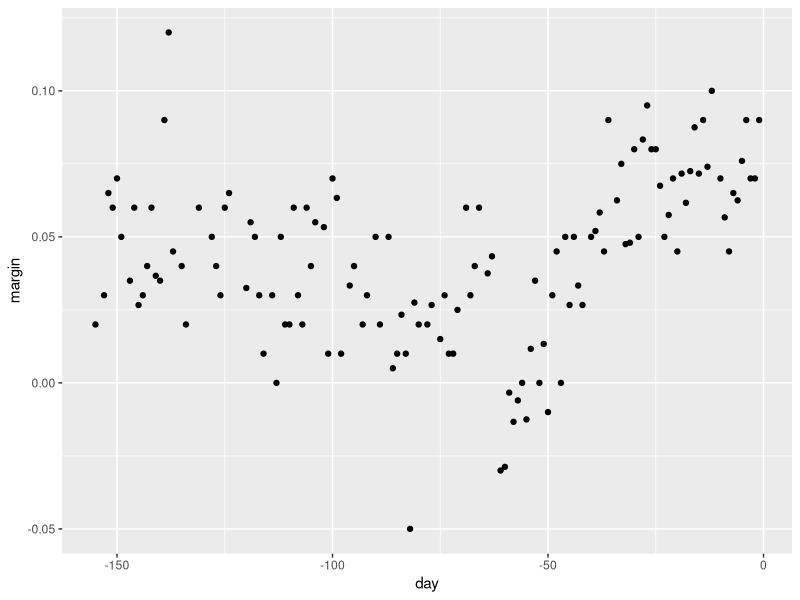
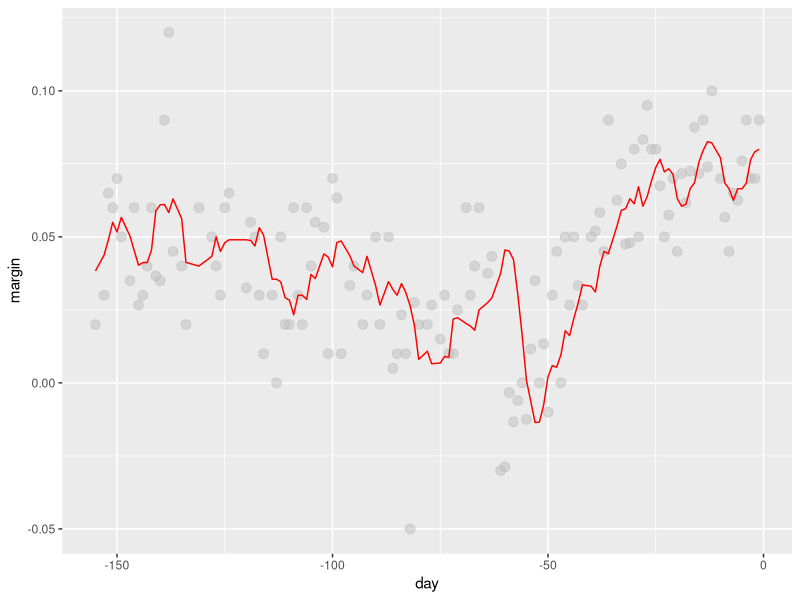
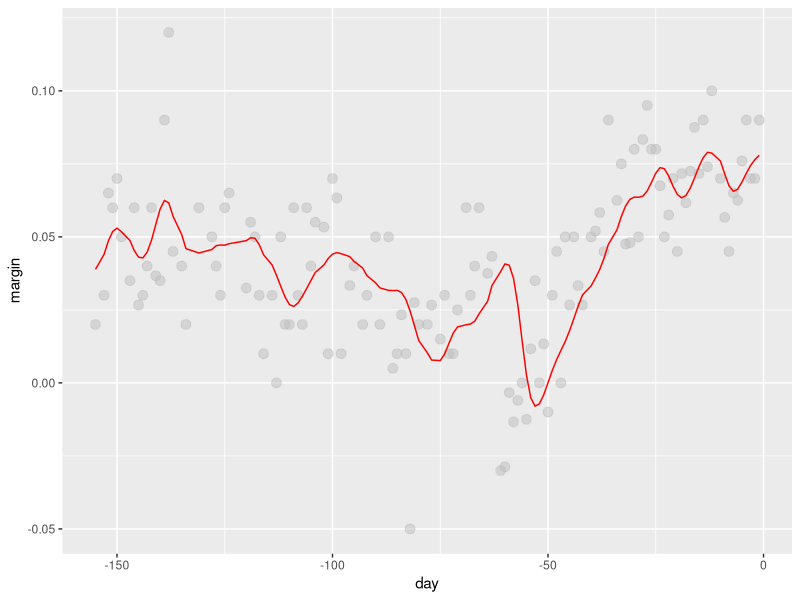
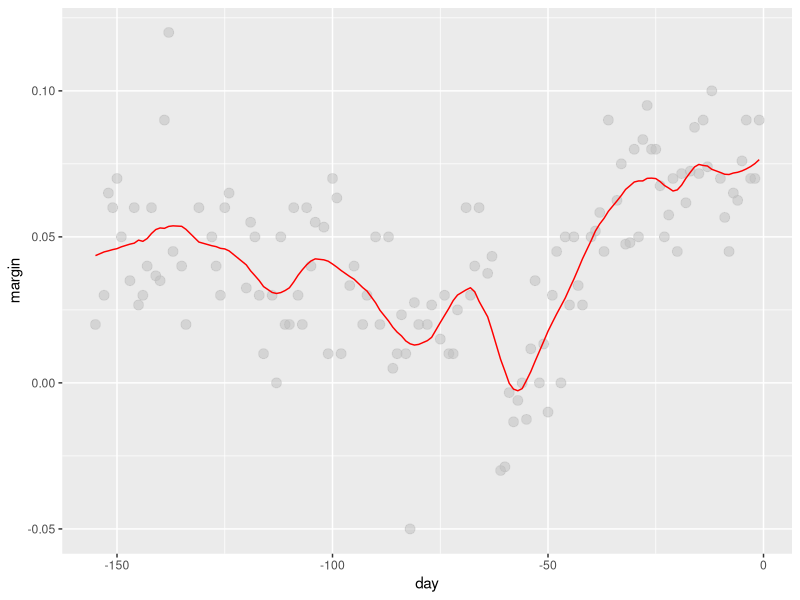
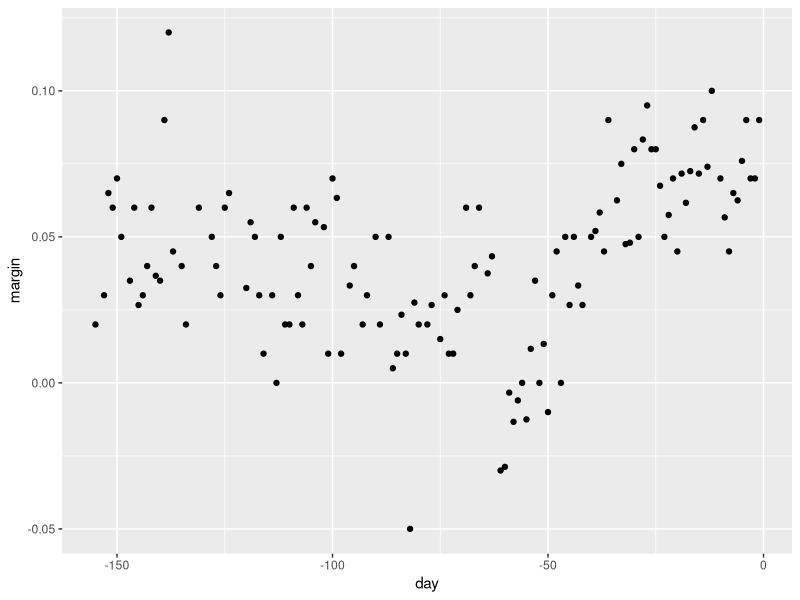
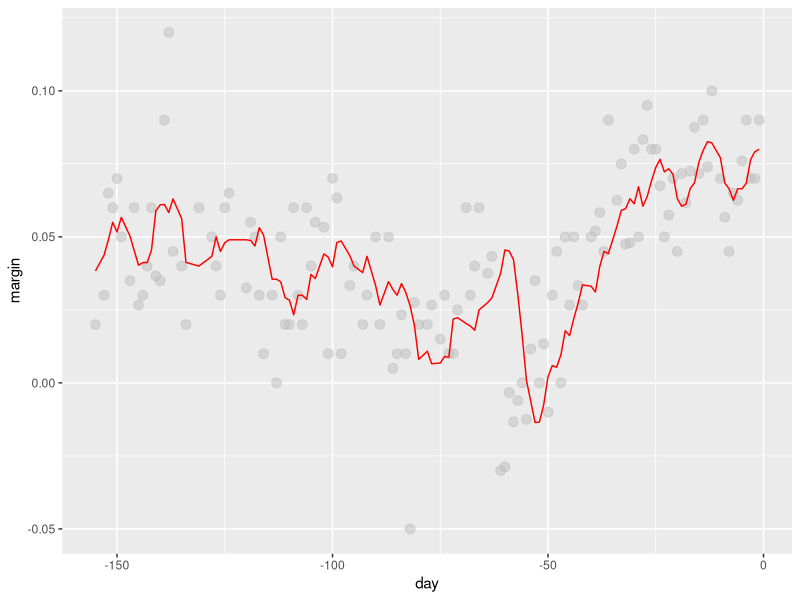
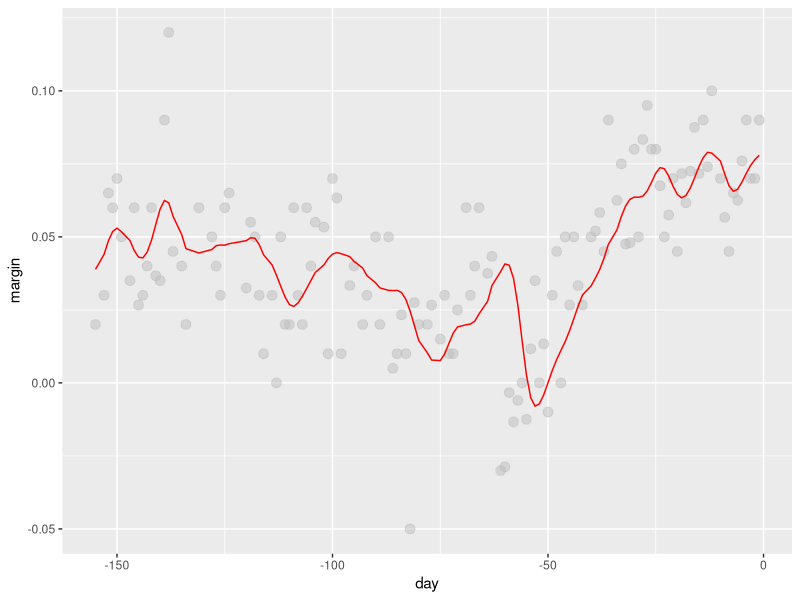
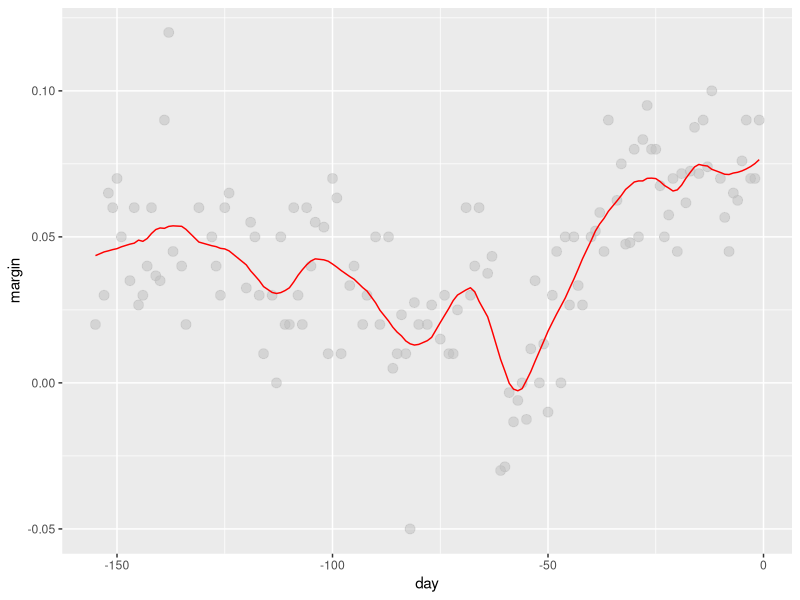

The R script that drew these images, in order:
library(tidyverse)
library(dslabs)
data("polls_2008")
qplot(day, margin, data = polls_2008)

ggsave("machine-learning/figs/polls_2008.png")

#bin smoothing:
span <- 7 
fit <- with(polls_2008, 
            ksmooth(day, margin, kernel = "box", bandwidth = span))

polls_2008 %>% mutate(smooth = fit$y) %>%
  ggplot(aes(day, margin)) +
  geom_point(size = 3, alpha = .5, color = "grey") + 
  geom_line(aes(day, smooth), color="red")

ggsave("machine-learning/figs/bin_smoothing.png")

#kernels:
span <- 7
fit <- with(polls_2008, 
            ksmooth(day, margin, kernel = "normal", bandwidth = span))

polls_2008 %>% mutate(smooth = fit$y) %>%
  ggplot(aes(day, margin)) +
  geom_point(size = 3, alpha = .5, color = "grey") + 
  geom_line(aes(day, smooth), color="red")

ggsave("machine-learning/figs/kernel.png")

#loess:
total_days <- diff(range(polls_2008$day))
span <- 21/total_days

fit <- loess(margin ~ day, degree=1, span = span, data=polls_2008)

polls_2008 %>% mutate(smooth = fit$fitted) %>%
  ggplot(aes(day, margin)) +
  geom_point(size = 3, alpha = .5, color = "grey") +
  geom_line(aes(day, smooth), color="red")

ggsave("machine-learning/figs/loess.png")
